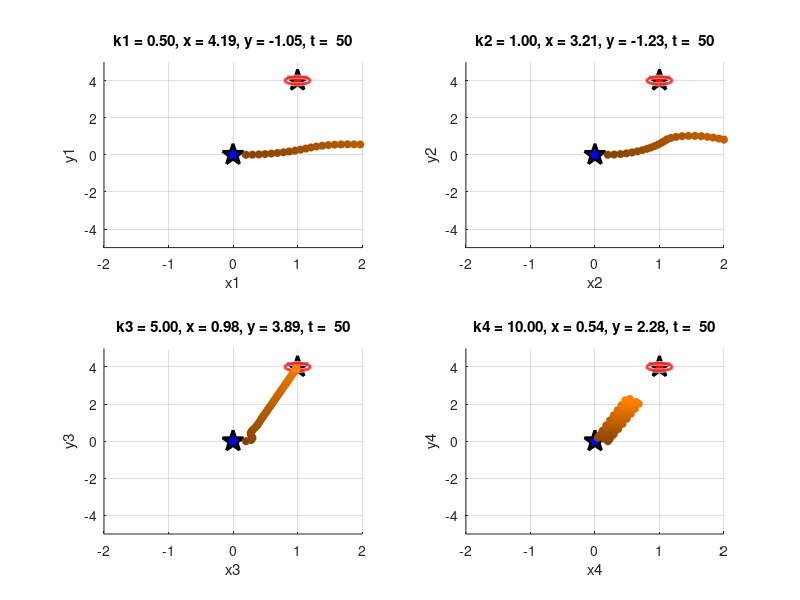

Write the MATLAB code that produced this figure.
clear all
close all
clc

% Simulation length (in steps)
k_max = 50; % make this larger if needed

% Initial positions
x_0 = 0;
y_0 = 0;

% Position references
x_r_c = 1;
y_r_c = 4;

% Error threshold
error_threshold = 0.2;

subplot(2,2,1)
hold on
grid on
plot(x_0,y_0,'p','LineWidth',2,'MarkerSize',16,...
    'MarkerEdgeColor','k','MarkerFaceColor','b')
plot(x_r_c,y_r_c,'p','LineWidth',2,'MarkerSize',16,...
    'MarkerEdgeColor','k','MarkerFaceColor','r')
viscircles([x_r_c y_r_c],error_threshold);
axis([-abs(x_r_c+1) abs(x_r_c+1) -abs(y_r_c+1) abs(y_r_c+1)])

subplot(2,2,2)
hold on
grid on
plot(x_0,y_0,'p','LineWidth',2,'MarkerSize',16,...
    'MarkerEdgeColor','k','MarkerFaceColor','b')
plot(x_r_c,y_r_c,'p','LineWidth',2,'MarkerSize',16,...
    'MarkerEdgeColor','k','MarkerFaceColor','r')
viscircles([x_r_c y_r_c],error_threshold);
axis([-abs(x_r_c+1) abs(x_r_c+1) -abs(y_r_c+1) abs(y_r_c+1)])

subplot(2,2,3)
hold on
grid on
plot(x_0,y_0,'p','LineWidth',2,'MarkerSize',16,...
    'MarkerEdgeColor','k','MarkerFaceColor','b')
plot(x_r_c,y_r_c,'p','LineWidth',2,'MarkerSize',16,...
    'MarkerEdgeColor','k','MarkerFaceColor','r')
viscircles([x_r_c y_r_c],error_threshold);
axis([-abs(x_r_c+1) abs(x_r_c+1) -abs(y_r_c+1) abs(y_r_c+1)])

subplot(2,2,4)
hold on
grid on
plot(x_0,y_0,'p','LineWidth',2,'MarkerSize',16,...
    'MarkerEdgeColor','k','MarkerFaceColor','b')
plot(x_r_c,y_r_c,'p','LineWidth',2,'MarkerSize',16,...
    'MarkerEdgeColor','k','MarkerFaceColor','r')
viscircles([x_r_c y_r_c],error_threshold);
axis([-abs(x_r_c+1) abs(x_r_c+1) -abs(y_r_c+1) abs(y_r_c+1)])

% Constant velocity magnitude
v_constant = 1;

% Reference vectors (constant here, but could be time-varying)
x_r = x_r_c*ones(k_max,1);
y_r = y_r_c*ones(k_max,1);

% Preallocate memory, unicycle 1
x1 = zeros(k_max,1); % position on x axi
y1 = zeros(k_max,1); % position on y axis
v1 = zeros(k_max,1); % velocity
theta1 = zeros(k_max,1); % angular position
omega1 = zeros(k_max,1); % angular velocity
x_e1 = zeros(k_max,1); % error in x
y_e1 = zeros(k_max,1); % error in y
theta_e1 = zeros(k_max,1); % error in theta
theta_d1 = zeros(k_max,1); % desired theta vector

% Preallocate memory, unicycle 2
x2 = zeros(k_max,1); % position on x axis
y2 = zeros(k_max,1); % position on y axis
v2 = zeros(k_max,1); % velocity
theta2 = zeros(k_max,1); % angular position
omega2 = zeros(k_max,1); % angular velocity
x_e2 = zeros(k_max,1); % error in x
y_e2 = zeros(k_max,1); % error in y
theta_e2 = zeros(k_max,1); % error in theta
theta_d2 = zeros(k_max,1); % desired theta vector

% Preallocate memory, unicycle 3
x3 = zeros(k_max,1); % position on x axis
y3 = zeros(k_max,1); % position on y axis
v3 = zeros(k_max,1); % velocity
theta3 = zeros(k_max,1); % angular position
omega3 = zeros(k_max,1); % angular velocity
x_e3 = zeros(k_max,1); % error in x
y_e3 = zeros(k_max,1); % error in y
theta_e3 = zeros(k_max,1); % error in theta
theta_d3 = zeros(k_max,1); % desired theta vector

% Preallocate memory, unicycle 4
x4 = zeros(k_max,1); % position on x axis
y4 = zeros(k_max,1); % position on y axis
v4 = zeros(k_max,1); % velocity
theta4 = zeros(k_max,1); % angular position
omega4 = zeros(k_max,1); % angular velocity
x_e4 = zeros(k_max,1); % error in x
y_e4 = zeros(k_max,1); % error in y
theta_e4 = zeros(k_max,1); % error in theta
theta_d4 = zeros(k_max,1); % desired theta vector

% Time step
T = 0.1;

% Controller gain
k1 = 0.5; % unicycle 1
k2 = 1; % unicycle 2
k3 = 5; % unicycle 3
k4 = 10; % unicycle 4

for t = 1:k_max
    
    % Decide whether to stop the unicycle 1 or not
    if norm([x_r_c;y_r_c] - [x1(t);y1(t)],2) < error_threshold
        v1(t) = 0;
    else
        v1(t) = v_constant;
    end
    
    % Decide whether to stop the unicycle 2 or not
    if norm([x_r_c;y_r_c] - [x2(t);y2(t)],2) < error_threshold
        v2(t) = 0;
    else
        v2(t) = v_constant;
    end
    
    % Decide whether to stop the unicycle 3 or not
    if norm([x_r_c;y_r_c] - [x3(t);y3(t)],2) < error_threshold
        v3(t) = 0;
    else
        v3(t) = v_constant;
    end
    
    % Decide whether to stop the unicycle 4 or not
    if norm([x_r_c;y_r_c] - [x4(t);y4(t)],2) < error_threshold
        v4(t) = 0;
    else
        v4(t) = v_constant;
    end
    
    % Update states, unicycle 1
    x1(t+1) = x1(t) + T*cos(theta1(t))*v1(t)
    y1(t+1) = y1(t) + T*sin(theta1(t))*v1(t);
    theta1(t+1) = theta1(t) + T*omega1(t);
    
    % Update states, unicycle 2
    x2(t+1) = x2(t) + T*cos(theta2(t))*v2(t);
    y2(t+1) = y2(t) + T*sin(theta2(t))*v2(t);
    theta2(t+1) = theta2(t) + T*omega2(t);
    
    % Update states, unicycle 3
    x3(t+1) = x3(t) + T*cos(theta3(t))*v3(t);
    y3(t+1) = y3(t) + T*sin(theta3(t))*v3(t);
    theta3(t+1) = theta3(t) + T*omega3(t);
    
    % Update states, unicycle 4
    x4(t+1) = x4(t) + T*cos(theta4(t))*v4(t);
    y4(t+1) = y4(t) + T*sin(theta4(t))*v4(t);
    theta4(t+1) = theta4(t) + T*omega4(t);
    
    % Calculate desired theta, unicycle 1
    theta_d1(t) = atan((y_r(t) - y1(t))/(x_r(t) - x1(t)));
    
    % Calculate desired theta, unicycle 2
    theta_d2(t) = atan((y_r(t) - y2(t))/(x_r(t) - x2(t)));
    
    % Calculate desired theta, unicycle 3
    theta_d3(t) = atan((y_r(t) - y3(t))/(x_r(t) - x3(t)));
    
    % Calculate desired theta, unicycle 4
    theta_d4(t) = atan((y_r(t) - y4(t))/(x_r(t) - x4(t)));
    
    % Calculate error in theta, unicycle 1
    theta_e1(t) = theta_d1(t) - theta1(t);
    
    % Calculate error in theta, unicycle 2
    theta_e2(t) = theta_d2(t) - theta2(t);
    
    % Calculate error in theta, unicycle 3
    theta_e3(t) = theta_d3(t) - theta3(t);
    
    % Calculate error in theta, unicycle 4
    theta_e4(t) = theta_d4(t) - theta4(t);
    
    % Calculate control input, unicycle 1
    omega1(t+1) = k1*theta_e1(t);
    
    % Calculate control input, unicycle 2
    omega2(t+1) = k2*theta_e2(t);
    
    % Calculate control input, unicycle 3
    omega3(t+1) = k3*theta_e3(t);
    
    % Calculate control input, unicycle 4
    omega4(t+1) = k4*theta_e4(t);
    
    pause(0.05)
    if t > 2
        
        c = [0.5 0.25 0] + (t/k_max)*[0.5 0.25 0];
        
        subplot(2,2,1)
        hold on
        grid on
        plot(x1(t),y1(t),'o','LineWidth',1,'MarkerSize',5,...
        'MarkerEdgeColor',c,'MarkerFaceColor',c)
        axis([-abs(x_r_c+1) abs(x_r_c+1) -abs(y_r_c+1) abs(y_r_c+1)])
        title(sprintf('k1 = %3.2f, x = %2.2f, y = %2.2f, t = %3i',k1,x1(t),y1(t),t))
        xlabel('x1')
        ylabel('y1')
        
        subplot(2,2,2)
        hold on
        grid on
        plot(x2(t),y2(t),'o','LineWidth',1,'MarkerSize',5,...
        'MarkerEdgeColor',c,'MarkerFaceColor',c)
        axis([-abs(x_r_c+1) abs(x_r_c+1) -abs(y_r_c+1) abs(y_r_c+1)])
        title(sprintf('k2 = %3.2f, x = %2.2f, y = %2.2f, t = %3i',k2,x2(t),y2(t),t))
        xlabel('x2')
        ylabel('y2')
        
        subplot(2,2,3)
        hold on
        grid on
        plot(x3(t),y3(t),'o','LineWidth',1,'MarkerSize',5,...
        'MarkerEdgeColor',c,'MarkerFaceColor',c)
        axis([-abs(x_r_c+1) abs(x_r_c+1) -abs(y_r_c+1) abs(y_r_c+1)])
        title(sprintf('k3 = %3.2f, x = %2.2f, y = %2.2f, t = %3i',k3,x3(t),y3(t),t))
        xlabel('x3')
        ylabel('y3')
        
        subplot(2,2,4)
        hold on
        grid on
        plot(x4(t),y4(t),'o','LineWidth',1,'MarkerSize',5,...
        'MarkerEdgeColor',c,'MarkerFaceColor',c)
        axis([-abs(x_r_c+1) abs(x_r_c+1) -abs(y_r_c+1) abs(y_r_c+1)])
        title(sprintf('k4 = %3.2f, x = %2.2f, y = %2.2f, t = %3i',k4,x4(t),y4(t),t))
        xlabel('x4')
        ylabel('y4')
    
    end
    
end